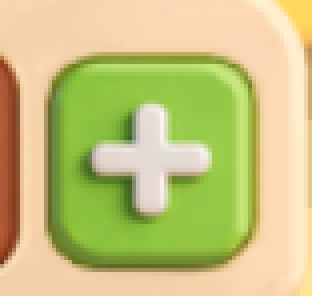
#> input picture tools/sand/templates/plus.png, 78 x 74 px (shown 4 times larger)
$ python sand_vision.py --image templates/plus.png
#> lines starting #> are read from the running program, lines starting #| are printed output that depends on the picture
#!/usr/bin/env python3
"""沙画收集辅助 · 视觉识别模块。

抓图 -> 识别第一排桶的颜色、槽位中已有桶的颜色、加号、解锁弹窗、终止弹窗
-> 输出标注图 + JSON 摘要。坐标以 1080x2400 为基准，按比例适配。

游戏为 canvas 渲染，控件树内没有游戏文字，所有游戏内元素均用颜色/模板识别。
桶色取自「桶口内部」（第一排 y≈1420~1480），不是桶沿/桶身（桶沿统一青色）。
"""
import argparse
import json
import os
import sys

import cv2
import numpy as np

sys.path.insert(0, os.path.dirname(os.path.dirname(os.path.abspath(__file__))))  # tools/
from common.screen import grab  # noqa: E402

# 复用色块入槽工具经过实机标定的颜色分类（14 色 + 橙粉）
_SLOTS_DIR = os.path.join(os.path.dirname(os.path.dirname(os.path.abspath(__file__))), "slots")
if _SLOTS_DIR not in sys.path:
    sys.path.insert(0, _SLOTS_DIR)
from slots_vision import hue_name as _base_hue_name, CN, DRAW  # noqa: E402

# 沙画收集实机出现的桶色（2026-11-23 全屏 25 桶扫描）：
#   蓝(H107 S208 V190) / 青(H96 S179 V198) / 紫(H138 S140 V195)
#   白(H0 S0 V255 或内壁 H0 S21 V216) / 黑(H0 S20 V38)
# 复用 slots 的 16 色表即可覆盖；以下为本项目专属的边界修正。
LOCKED_BUCKET_HSV = (109, 114, 179)   # 带问号的未解锁桶（深蓝灰），不算桶色
LOCKED_TOL = (5, 18, 18)   # 收紧：空槽底 (115,87,161) 的 S 差 27，不会误判


def is_locked_bucket(h, s, v):
    """是否带问号的锁定桶底 (H109 S114 V179)。"""
    return (abs(int(h) - LOCKED_BUCKET_HSV[0]) <= LOCKED_TOL[0]
            and abs(int(s) - LOCKED_BUCKET_HSV[1]) <= LOCKED_TOL[1]
            and abs(int(v) - LOCKED_BUCKET_HSV[2]) <= LOCKED_TOL[2])


def hue_name(h, s=255, v=255):
    """桶色分类：在通用色表上补三个本项目专属修正。

    1. 白桶内壁实测 (H0 S21 V216)，通用色表 S<20 V>210 差 1 落到 gray_light，
       统一归 white（另有纯白内壁 H0 S0 V255 本来就归 white）。
    2. 带问号的锁定桶底 (H109 S114 V179) 归 unknown，不参与颜色决策。
    3. 沙画的黄色桶内壁实测 (H22 S189 V215)，通用色表把 H<=25 一律归 red；
       沙画里这是明黄色，归 yellow（米黄背景 S≈107 不会被误判）。
    """
    if is_locked_bucket(h, s, v):
        return "unknown"
    h, s, v = int(h) % 180, int(s), int(v)
    if 18 <= h <= 25 and s >= 150 and 190 <= v <= 225:
        return "yellow"
    name = _base_hue_name(h, s, v)
    if name == "gray_light" and v >= 205 and s < 35:
        return "white"
    return name

# 区域比例（1080x2400）：第一排桶 y≈1390~1580；槽位行 y≈1160~1270
FIRST_ROW_X = (120, 330, 540, 750, 960)   # 第一排 5 列中心
BUCKET_INNER_Y = (1420, 1480)             # 桶口内部（颜色判定区）
BUCKET_BOX_Y = (1390, 1580)               # 桶整体（标注框）
BUCKET_HALF_W = 88
SLOT_ROI = (0.11, 0.483, 0.88, 0.515)     # 槽位行上半（桶口）；避开两侧箭头与底部橙边
PLUS_SEARCH = (0.10, 0.51, 0.28, 0.60)    # 加号搜索区（中部左侧）

# 米色背景/空槽底色：H≈22 S≈161 V≈255；空槽深蓝：H115 S87 V161
# 桶色可能是任意饱和度，必须是「非米色、非空槽深蓝」的可见色块
BEIGE_H = (14, 32)
EMPTY_SLOT_H = (104, 126)


def _region_px(img, box):
    h, w = img.shape[:2]
    x0, y0, x1, y1 = box
    return (int(x0 * w), int(y0 * h), int(min(x1, 1.0) * w), int(min(y1, 1.0) * h))


def _is_bucket_pixel(h, s, v):
    """判定像素是否像桶色：非米色背景、非空槽深蓝、非纯黑描边。

    黑桶内壁实测 (H0 S20 V38)，不能被暗色过滤掉；只有 V<12 的纯黑描边才排除。
    """
    if v < 12:
        return False
    if BEIGE_H[0] <= h <= BEIGE_H[1] and s > 80 and v > 185:
        return False
    if EMPTY_SLOT_H[0] <= h <= EMPTY_SLOT_H[1] and 45 <= s <= 130 and 120 <= v <= 200:
        return False
    return True


def detect_first_row(img):
    """自适应检测第一排桶（列数/桶尺寸随关卡变化，不能固定列坐标）。

    用桶的**黑色描边轮廓**定位桶，而非桶内颜色：背景色（米黄/草绿）与桶色
    （浅紫/黄/蓝/黑…）千变万化，但每个桶都有一圈近黑粗描边 (V<70 S<90)，
    用连通域可稳定找出所有桶，再取桶口内部中位色分类。
    第一排由 y 范围 (1320~1620) 限定，避开下面几排。
    已验证关卡 155（5 列）/156（4 列）/165（浅紫+黄）。
    """
    h, w = img.shape[:2]
    sx, sy = w / 1080.0, h / 2400.0
    hsv = cv2.cvtColor(img, cv2.COLOR_BGR2HSV)
    V, S = hsv[:, :, 2], hsv[:, :, 1]

    # 桶描边是近黑：V<70 且 S<90（数字黑字也在内，闭运算后并入桶 bbox）
    dark = ((V < 70) & (S < 90)).astype(np.uint8) * 255
    dark[:int(1320 * sy), :] = 0
    dark[int(1620 * sy):, :] = 0
    dark = cv2.morphologyEx(dark, cv2.MORPH_CLOSE,
                            cv2.getStructuringElement(cv2.MORPH_ELLIPSE,
                                                      (int(11 * sx) | 1, int(11 * sy) | 1)))

    n, lab, stats, cents = cv2.connectedComponentsWithStats(dark)
    blocks = []
    for i in range(1, n):
        x, y, bw, bh, area = stats[i]
        # 描边连通域：面积>1500，宽 150~200、高 170~210（1080x2400 基准，随缩放）
        if (area < 1500 * sx * sy or not (150 * sx <= bw <= 200 * sx)
                or not (170 * sy <= bh <= 210 * sy)):
            continue
        cx = x + bw // 2
        # 桶口内部：bbox 顶部往下 40~95px，宽 ±25px（桶口内壁集中在此）
        ya, yb = int(y + 40 * sy), int(y + 95 * sy)
        xa, xb = max(0, cx - int(25 * sx)), min(w, cx + int(25 * sx))
        if yb <= ya or xb <= xa:
            continue
        p = hsv[ya:yb, xa:xb].reshape(-1, 3)
        good = np.array([_is_bucket_pixel(hh, ss, vv) for hh, ss, vv in p])
        px = p[good] if 0.3 <= good.mean() else p
        color = hue_name(float(np.median(px[:, 0])),
                         float(np.median(px[:, 1])),
                         float(np.median(px[:, 2])))
        if color == "unknown":
            continue
        blocks.append({
            "x": int(round(cx)), "y": int(round(y + 0.6 * bh)),
            "bx": int(x), "by": int(y), "bw": int(bw), "bh": int(bh),
            "area": int(area), "color": color,
            "hsv": [int(t) for t in np.median(px, axis=0)],
        })
    blocks.sort(key=lambda b: b["x"])
    return blocks


def detect_slot_colors(img, min_area=900):
    """检测槽位行中已有桶的颜色集合。

    槽位里的桶是缩小版，位于 y≈1160~1260；空槽为深蓝底（H115 S87 V161）。
    用连通域找「非米色、非空槽底」的色块，再取中位色分类。
    """
    h, w = img.shape[:2]
    x0, y0, x1, y1 = _region_px(img, SLOT_ROI)
    crop = img[y0:y1, x0:x1]
    hsv = cv2.cvtColor(crop, cv2.COLOR_BGR2HSV)
    H, S, V = hsv[:, :, 0], hsv[:, :, 1], hsv[:, :, 2]
    mask = np.zeros(H.shape, np.uint8)
    for yy in range(H.shape[0]):
        for xx in range(H.shape[1]):
            if _is_bucket_pixel(int(H[yy, xx]), int(S[yy, xx]), int(V[yy, xx])):
                mask[yy, xx] = 255
    mask = cv2.morphologyEx(mask, cv2.MORPH_CLOSE,
                            cv2.getStructuringElement(cv2.MORPH_RECT, (5, 5)))
    n, lab, stats, cents = cv2.connectedComponentsWithStats(mask)
    buckets = []
    for i in range(1, n):
        x, y, bw, bh, area = stats[i]
        if area < min_area or bw < 24 or bh < 24 or bw > 200 or bh > 160:
            continue
        ys, xs = np.where(lab == i)
        px = hsv[ys, xs]
        color = hue_name(float(np.median(px[:, 0])),
                         float(np.median(px[:, 1])),
                         float(np.median(px[:, 2])))
        if color == "unknown":
            continue
        buckets.append({
            "x": int(round(cents[i][0] + x0)), "y": int(round(cents[i][1] + y0)),
            "bx": int(x + x0), "by": int(y + y0), "bw": int(bw), "bh": int(bh),
            "area": int(area), "color": color,
        })
    return buckets


def _template(name):
    return os.path.join(os.path.dirname(os.path.abspath(__file__)), "templates", name)


def detect_plus(img, threshold=0.85):
    """检测加号按钮，返回中心坐标列表。"""
    tpl = cv2.imread(_template("plus.png"))
    if tpl is None:
        return []
    x0, y0, x1, y1 = _region_px(img, PLUS_SEARCH)
    search = img[y0:y1, x0:x1]
    if tpl.shape[0] > search.shape[0] or tpl.shape[1] > search.shape[1]:
        return []
    res = cv2.matchTemplate(search, tpl, cv2.TM_CCOEFF_NORMED)
    _, mv, _, ml = cv2.minMaxLoc(res)
    if mv < threshold:
        return []
    return [(int(x0 + ml[0] + tpl.shape[1] / 2),
             int(y0 + ml[1] + tpl.shape[0] / 2))]


def detect_unlock_dialog(img, threshold=0.85):
    """检测「解锁槽位」弹窗（标题模板）。"""
    tpl = cv2.imread(_template("unlock_title.png"))
    if tpl is None:
        return False
    return float(cv2.matchTemplate(img, tpl, cv2.TM_CCOEFF_NORMED).max()) >= threshold


def detect_free_button(img, threshold=0.85):
    """检测弹窗内绿色「免费使用」按钮，返回中心坐标。"""
    tpl = cv2.imread(_template("free_use.png"))
    if tpl is None:
        return None
    res = cv2.matchTemplate(img, tpl, cv2.TM_CCOEFF_NORMED)
    _, mv, _, ml = cv2.minMaxLoc(res)
    if mv < threshold:
        return None
    return (int(ml[0] + tpl.shape[1] / 2), int(ml[1] + tpl.shape[0] / 2))


def _template_image(name):
    """读模板；文件不存在时静默返回 None（复活/通关模板待实机抓取）。"""
    path = _template(name)
    if not os.path.exists(path):
        return None
    return cv2.imread(path)


def _detect_banner(img, name, threshold):
    tpl = _template_image(name)
    if tpl is None:
        return False
    return float(cv2.matchTemplate(img, tpl, cv2.TM_CCOEFF_NORMED).max()) >= threshold


def detect_revive_dialog(img, threshold=0.80):
    """复活弹窗：模板存在才检测（用户遇到时实拍后放入 templates/）。"""
    return _detect_banner(img, "revive_banner.png", threshold)


def detect_victory_dialog(img, threshold=0.80):
    """通关弹窗：模板存在才检测。"""
    return _detect_banner(img, "victory_banner.png", threshold)


def analyze(img):
    return {
        "first_row": detect_first_row(img),
        "slot_buckets": detect_slot_colors(img),
        "slot_colors": sorted(set(b["color"] for b in detect_slot_colors(img))),
        "plus": detect_plus(img),
        "unlock_dialog": detect_unlock_dialog(img),
        "free_button": detect_free_button(img),
        "revive": detect_revive_dialog(img),
        "victory": detect_victory_dialog(img),
    }


def annotate(img, result, pick=None):
    vis = img.copy()
    for b in result["first_row"]:
        col = DRAW.get(b["color"], (150, 150, 150))
        cv2.rectangle(vis, (b["bx"], b["by"]), (b["bx"] + b["bw"], b["by"] + b["bh"]),
                      col, 2)
        cv2.putText(vis, CN.get(b["color"], b["color"]), (b["bx"] + 4, b["by"] + 34),
                    cv2.FONT_HERSHEY_SIMPLEX, 0.9, col, 2)
    for b in result["slot_buckets"]:
        col = DRAW.get(b["color"], (150, 150, 150))
        cv2.rectangle(vis, (b["bx"], b["by"]), (b["bx"] + b["bw"], b["by"] + b["bh"]),
                      col, 2)
        cv2.putText(vis, "槽:" + CN.get(b["color"], b["color"]),
                    (b["bx"], max(20, b["by"] - 6)),
                    cv2.FONT_HERSHEY_SIMPLEX, 0.7, col, 2)
    for x, y in result["plus"]:
        cv2.circle(vis, (x, y), 34, (0, 165, 255), 3)
        cv2.putText(vis, "+", (x - 18, y + 14), cv2.FONT_HERSHEY_SIMPLEX,
                    1.2, (0, 165, 255), 3)
    if result["free_button"]:
        x, y = result["free_button"]
        cv2.circle(vis, (x, y), 24, (0, 255, 0), 3)
        cv2.putText(vis, "免费", (x - 40, y - 30), cv2.FONT_HERSHEY_SIMPLEX,
                    0.8, (0, 255, 0), 2)
    if result["revive"]:
        cv2.putText(vis, "REVIVE!", (420, 120), cv2.FONT_HERSHEY_SIMPLEX,
                    1.5, (0, 0, 255), 4)
    if result["victory"]:
        cv2.putText(vis, "VICTORY!", (400, 120), cv2.FONT_HERSHEY_SIMPLEX,
                    1.5, (0, 200, 0), 4)
    picks = pick if isinstance(pick, list) else ([pick] if pick else [])
    for i, p in enumerate(picks, 1):
        cv2.rectangle(vis, (p["bx"] - 5, p["by"] - 5),
                      (p["bx"] + p["bw"] + 5, p["by"] + p["bh"] + 5),
                      (0, 255, 0), 5)
        cv2.putText(vis, str(i), (p["x"] - 10, p["y"] + 26),
                    cv2.FONT_HERSHEY_SIMPLEX, 1.6, (0, 255, 255), 4)
    return vis


def main():
    ap = argparse.ArgumentParser()
    ap.add_argument("--once", action="store_true", help="兼容 quick.sh 入口标记")
    ap.add_argument("--image")
    ap.add_argument("--device")
    ap.add_argument("--output", default="outputs/sand_annotated.png")
    args = ap.parse_args()

    img = cv2.imread(args.image) if args.image else grab(args.device)
#> img is the input picture: shape (74, 78, 3); mean B, G, R 126.6, 195.4, 198.5
    if img is None:
        print("抓图失败")
        return
    result = analyze(img)
#> in detect_first_row, `hsv = cv2.cvtColor(img, cv2.COLOR_BGR2HSV)`: hsv: shape (74, 78, 3); mean H, S, V 26.1, 111.5, 215
#> in detect_first_row, `V, S = hsv[:, :, 2], hsv[:, :, 1]`:
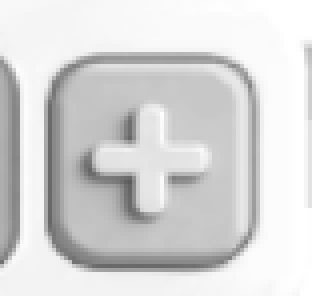
#> V: shape (74, 78) (shown 4 times larger); min 92, max 255, mean 215
#> in detect_first_row, `V, S = hsv[:, :, 2], hsv[:, :, 1]`:
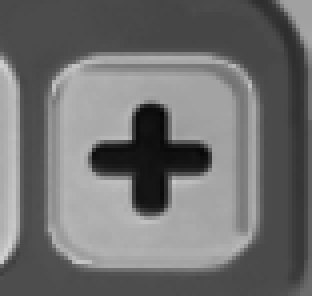
#> S: shape (74, 78) (shown 4 times larger); min 6, max 208, mean 111.5
#> in detect_first_row, `dark = ((V < 70) & (S < 90)).astype(np.uint8) * 255`: dark: shape (74, 78); every value is 0
#> in detect_first_row, `n, lab, stats, cents = cv2.connectedComponentsWithStats(dark)`: lab: shape (74, 78) int32; every value is 0
#> in detect_first_row, `n, lab, stats, cents = cv2.connectedComponentsWithStats(dark)`: n = 1; stats = [[0, 0, 78, 74, 5772]]; cents = [[38.5, 36.5]]
#> after the loop in detect_first_row, `for i in range(1, n):`: blocks = []
#> in detect_slot_colors, `h, w = img.shape[:2]`: h = 74; w = 78
#> in detect_slot_colors, `x0, y0, x1, y1 = _region_px(img, SLOT_ROI)`: x0 = 8; y0 = 35; x1 = 68; y1 = 38
#> in detect_slot_colors, `n, lab, stats, cents = cv2.connectedComponentsWithStats(mask)`: n = 2; stats = [[-1, 2147483647, 0, 0, 0], [0, 0, 60, 3, 180]]; cents = [[nan, nan], [29.5, 1]]
#> the loop in detect_slot_colors, `for i in range(1, n):` made 1 pass
#> after the loop in detect_slot_colors, `for i in range(1, n):`: buckets = []
#> the loop in detect_slot_colors (call 2), `for i in range(1, n):` made 1 pass
#> in detect_plus, `x0, y0, x1, y1 = _region_px(img, PLUS_SEARCH)`: x0 = 7; y0 = 37; x1 = 21; y1 = 44
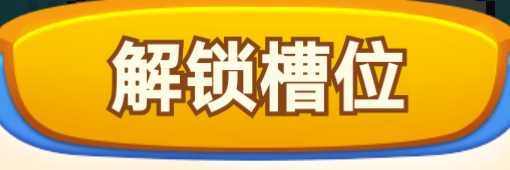
#> input picture tools/sand/templates/unlock_title.png, 510 x 170 px
#> in detect_unlock_dialog, tpl is the input picture: shape (170, 510, 3); mean B, G, R 72, 174.9, 215.2
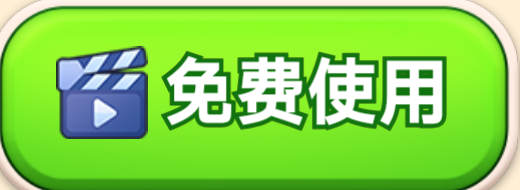
#> input picture tools/sand/templates/free_use.png, 520 x 190 px
#> in detect_free_button, tpl is the input picture: shape (190, 520, 3); mean B, G, R 83.8, 211.7, 135.1
#> in detect_free_button, `res = cv2.matchTemplate(img, tpl, cv2.TM_CCOEFF_NORMED)`:
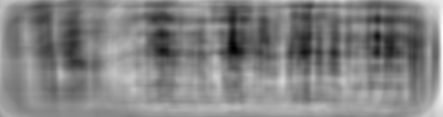
#> res: shape (117, 443) float32; min -0.357, max 0.373, mean 0.0158; drawn with min black and max white
#> in detect_free_button, `_, mv, _, ml = cv2.minMaxLoc(res)`: mv = 0.373; ml = (442, 32)
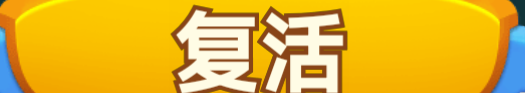
#> input picture tools/sand/templates/revive_banner.png, 525 x 93 px
#> in _template_image, returned value is the input picture: shape (93, 525, 3); mean B, G, R 49.1, 182.3, 227.9
#> call 2 of _template_image, with name = 'victory_banner.png'
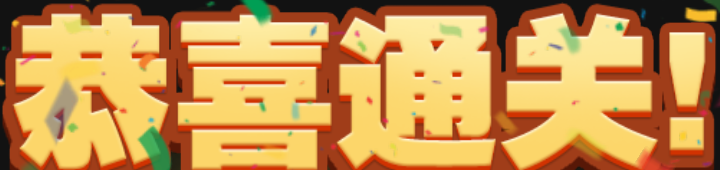
#> input picture tools/sand/templates/victory_banner.png, 720 x 170 px
#> in _template_image, returned value is the input picture: shape (170, 720, 3); mean B, G, R 83.2, 150.6, 201.1
#> result = 8 items
    print(json.dumps({
        "first_row": [(CN.get(b["color"], b["color"]), b["x"], b["y"], b["hsv"])
                      for b in result["first_row"]],
        "slot_colors": result["slot_colors"],
        "slot_buckets": [(CN.get(b["color"], b["color"]), b["x"], b["y"])
                         for b in result["slot_buckets"]],
        "plus": result["plus"],
        "unlock_dialog": result["unlock_dialog"],
        "free_button": result["free_button"],
        "revive": result["revive"], "victory": result["victory"],
    }, ensure_ascii=False))
#| {"first_row": [], "slot_colors": [], "slot_buckets": [], "plus": [], "unlock_dialog": false, "free_button": null, "revive": false, "victory": false}
    cv2.imwrite(args.output, annotate(img, result))
    print("saved", args.output)


if __name__ == "__main__":
    main()
